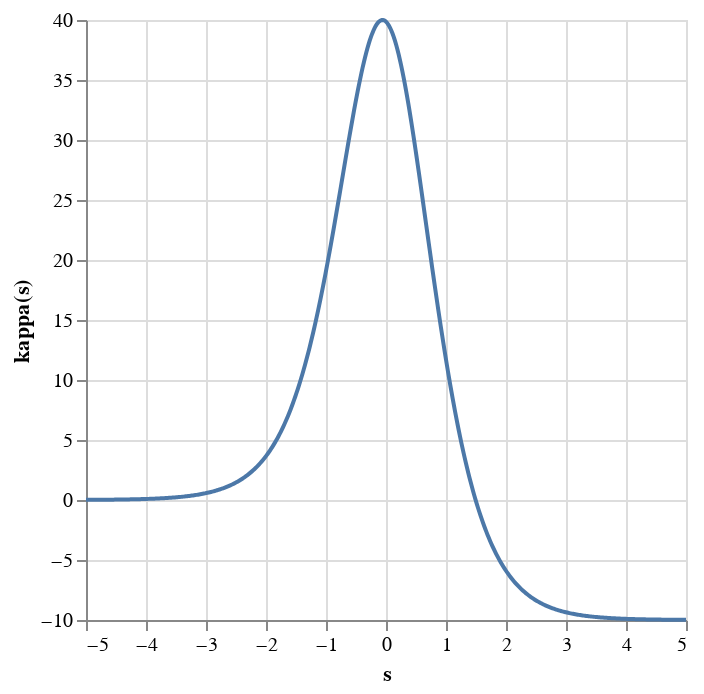

Notebook source saved alongside this figure:
### Code cell
def eckart_potential(nu_ts: float, e_forw: float, e_rev: float):
    a = e_forw - e_rev
    b = (numpy.sqrt(e_forw) + numpy.sqrt(e_rev)) ** 2

    def kappa(s: float) -> float:
        f = numpy.exp(s * numpy.abs(nu_ts) * numpy.sqrt(b / 2))
        return (f / (1 + f)) * (a + b / (1 + f))

    return kappa


s = numpy.linspace(-5, 5, 500)
kappa = eckart_potential(1/5, 40, 50)

source = pandas.DataFrame({"s": s, "kappa(s)": kappa(s)})

altair.Chart(source).mark_line().encode(x="s", y="kappa(s)")

### Figure 1 — Vega-Lite specification as saved in the notebook (floating-point values rounded to 4 significant figures; data arrays with more than 128 entries replaced by an {"elided": "..."} marker saying what was removed)
{"config": {"view": {"continuousWidth": 300, "continuousHeight": 300}}, "data": {"name": "data-829a9d9b99ad54126ab47249a6f42714"}, "mark": {"type": "line"}, "encoding": {"x": {"field": "s", "type": "quantitative"}, "y": {"field": "kappa(s)", "type": "quantitative"}}, "$schema": "https://vega.github.io/schema/vega-lite/v5.20.1.json", "datasets": {"data-829a9d9b99ad54126ab47249a6f42714": {"elided": "500 records"}}}
